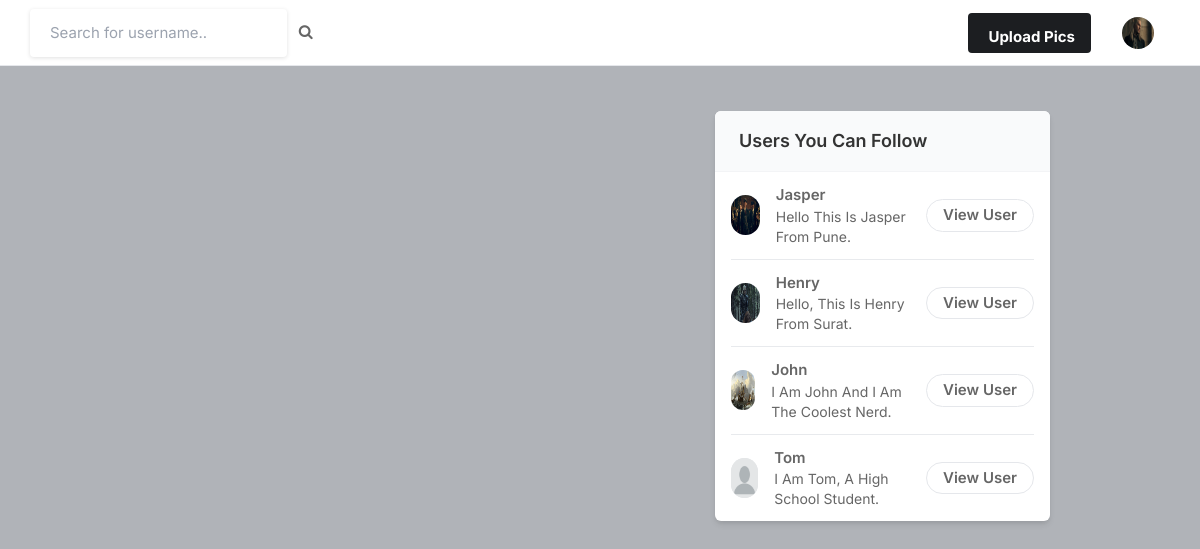
Screenshot of / (signed in) with the database file from the repository.
### core/models.py (models this page shows, shortened)
class Profile(models.Model):
    user = models.ForeignKey(User, on_delete=models.CASCADE)
    id_user = models.IntegerField()
    bio = models.TextField(blank=True)
    profileimg = models.ImageField(upload_to='profile_images', default='blank-profile-picture.png')
    location = models.CharField(max_length=100, blank=True)

### core/views.py (the view)
# urls.py: path('', views.index, name = 'index'),
@login_required(login_url='signin')
def index(request):
    user_object = User.objects.get(username=request.user.username)
    user_profile = Profile.objects.get(user=user_object)
    user_following_list = []
    feed = []
    user_following = FollowersCount.objects.filter(follower=request.user.username)
    for users in user_following:
        user_following_list.append(users.user)
    for usernames in user_following_list:
        feed_lists = Post.objects.filter(user=usernames)
        feed.append(feed_lists)
    feed_list = list(chain(*feed))
    all_users = User.objects.all()
    user_following_all = []
    for user in user_following:
        user_list = User.objects.get(username=user.user)
        user_following_all.append(user_list)
    new_suggestions_list = [x for x in list(all_users) if (x not in list(user_following_all))]
    current_user = User.objects.filter(username=request.user.username)
    final_suggestions_list = [x for x in list(new_suggestions_list) if (x not in list(current_user))]
    random.shuffle(final_suggestions_list)
    username_profile = []
    username_profile_list = []
    for users in final_suggestions_list:
        username_profile.append(users.id)
    for ids in username_profile:
        profile_lists = Profile.objects.filter(id_user=ids)
        username_profile_list.append(profile_lists)
    suggestions_username_profile_list = list(chain(*username_profile_list))
    return render(request, 'index.html', {'user_profile': user_profile, 'posts':feed_list, 'suggestions_username_profile_list': suggestions_username_profile_list[:4]})

### templates/index.html (shortened to what this page needs)
{% load static %}
<!DOCTYPE html>
<html lang="en">
<head>
    <link rel="stylesheet" href="{% static 'assets/css/icons.css' %}">
    <link rel="stylesheet" href="{% static 'assets/css/uikit.css' %}">
    <link rel="stylesheet" href="{% static 'assets/css/style.css' %}">
    <link rel="stylesheet" href="{% static 'assets/css/tailwind.css' %}">
    <link rel="stylesheet" href="https://cdnjs.cloudflare.com/ajax/libs/font-awesome/4.7.0/css/font-awesome.min.css">
</head>
<body>
    <header>
        <div class="header_inner">
            <form action="/search" method="POST">
                <div class="left-side">
                    <input type="text" name="username" placeholder="Search for username..">&nbsp; &nbsp;
                    <button type="submit"> <i class="fa fa-search fa-1x"></i> </button>
                </div>
            </form>
            <div class="right-side lg:pr-4">
                <a href="#" class="bg-pink-500 flex font-bold hidden hover:bg-pink-600 hover:text-white inline-block items-center lg:block max-h-10 mr-4 px-4 py-2 rounded shado text-white">
                              Upload Pics
                </a>
                <a href="#">
                    <img src="{{user_profile.profileimg.url}}" class="header-avatar" alt="">
                </a>
            </div>
        </div>
    </header>
    <div class="container m-auto">
        <div class="lg:flex justify-center lg:space-x-10 lg:space-y-0 space-y-5">
            <div class="space-y-5 flex-shrink-0 lg:w-7/12">
            </div>
            <div class="lg:w-5/12">
                <div class="bg-white  shadow-md rounded-md overflow-hidden">
                    <div class="bg-gray-50  border-b border-gray-100 flex items-baseline justify-between py-4 px-6 ">
                        <h2 class="font-semibold text-lg">Users You Can Follow</h2>
                    </div>
                    <div class="divide-gray-300 divide-gray-50 divide-opacity-50 divide-y px-4 ">
                        {% for suggestion in suggestions_username_profile_list %}
                        <div class="flex items-center justify-between py-3">
                            <div class="flex flex-1 items-center space-x-4">
                                <a href="/profile/{{suggestion.user}}">
                                    <img src="{{suggestion.profileimg.url}}" class="bg-gray-200 rounded-full w-10 h-10">
                                </a>
                                <div class="flex flex-col">
                                    <span class="block capitalize font-semibold"> {{suggestion.user}} </span>
                                    <span class="block capitalize text-sm"> {{suggestion.bio}} </span>
                                </div>
                            </div>
                            <a href="/profile/{{suggestion.user}}" class="border border-gray-200 font-semibold px-4 py-1 rounded-full hover:bg-pink-600 hover:text-white hover:border-pink-600 "> View User </a>
                        </div>
                        {% endfor %}
                    </div>
                </div>
            </div>
        </div>
    </div>
</body>
</html>

### static/assets/css/style.css (style rules this page uses)
body { background-color: #B0B3B8!important; }
button { vertical-align: middle; }
input { height: 48px; line-height: 48px; padding: 0 20px; outline: none; font-size: 15px; color: #808080; max-width: 100%; width: 100%; -webkit-box-sizing: border-box; box-sizing: border-box; display: block; font-weight: 400; opacity: 1; border-radius: 4px; border: none; -webkit-box-shadow: 0 1px 4px 0px rgba(0, 0, 0, 0.12); box-shadow: 0 1px 4px 0px rgba(0, 0, 0, 0.12); }
input[type="text"], input[type="password"], input[type="email"], input[type="number"] { height: 48px; line-height: 48px; padding: 0 20px; outline: none; font-size: 15px; color: #808080; max-width: 100%; width: 100%; -webkit-box-sizing: border-box; box-sizing: border-box; display: block; font-weight: 400; opacity: 1; border-radius: 4px; border: none; -webkit-box-shadow: 0 1px 4px 0px rgba(0, 0, 0, 0.12); box-shadow: 0 1px 4px 0px rgba(0, 0, 0, 0.12); }
input { -webkit-transition: all 0.1s ease-in-out; transition: all 0.1s ease-in-out; }
::placeholder { color: #808080; opacity: 1; }
button { border: none; margin: 0; padding: 0; width: auto; overflow: visible; background: transparent; color: inherit; font: inherit; line-height: normal; cursor: pointer; }
a { color: #be185d; -webkit-transition: 0.3s; transition: 0.3s; outline: none !important; }
button { outline: none !important; }
img { max-width: 100%; }
body { color: #666; font-size: 15px; line-height: 27px; background-color: #f0f2f5; font-family: "Inter", sans-serif; text-transform: none; }
h1, h2, h3, h4, h5, h6 { font-family: "Inter", sans-serif; text-transform: none; }
input[type="text"], input[type="password"], input[type="email"] { font-family: "Inter", sans-serif; text-transform: none; }
button, body .pac-container { font-family: "Inter", sans-serif; text-transform: none; }
h1, h2, h3, h4, h5, h6 { color: #333; font-weight: 500; margin: 0; padding: 0; }
h2 { font-size: 26px; }
@media (min-width: 1024px) { .container { max-width: 900px !important; padding-top: 45px; } }
header { background-color: #fff; left: 0; right: 0; top: 0; z-index: 99; height: 66px; display: -webkit-box; display: -ms-flexbox; display: flex; -webkit-box-align: center; -ms-flex-align: center; align-items: center; border-bottom: 1px solid #e5e7eb; }
header .header_inner { display: -webkit-box; display: -ms-flexbox; display: flex; -webkit-box-align: center; -ms-flex-align: center; align-items: center; max-width: 1090px; margin: auto; width: 100%; max-width: 100% !important; padding: 0 30px; }
header .header_inner .left-side { display: -webkit-box; display: -ms-flexbox; display: flex; -webkit-box-align: center; -ms-flex-align: center; align-items: center; }
header .header_inner .right-side { display: -webkit-box; display: -ms-flexbox; display: flex; -webkit-box-align: center; -ms-flex-align: center; align-items: center; -webkit-box-pack: end; -ms-flex-pack: end; justify-content: flex-end; margin-left: auto; }
header .header_inner .right-side .header-avatar { width: 32px; height: 32px; border-radius: 100%; margin-left: 15px; }

### rows the page displays
Profile: profileimg (picture)
Profile: profileimg (picture), user "Jasper", bio "Hello This Is Jasper From Pune."
Profile: profileimg (picture), user "Henry", bio "Hello, This Is Henry From Surat."
Profile: profileimg (picture), user "John", bio "I Am John And I Am The Coolest Nerd."
Profile: profileimg (placeholder picture), user "Tom", bio "I Am Tom, A High School Student."
